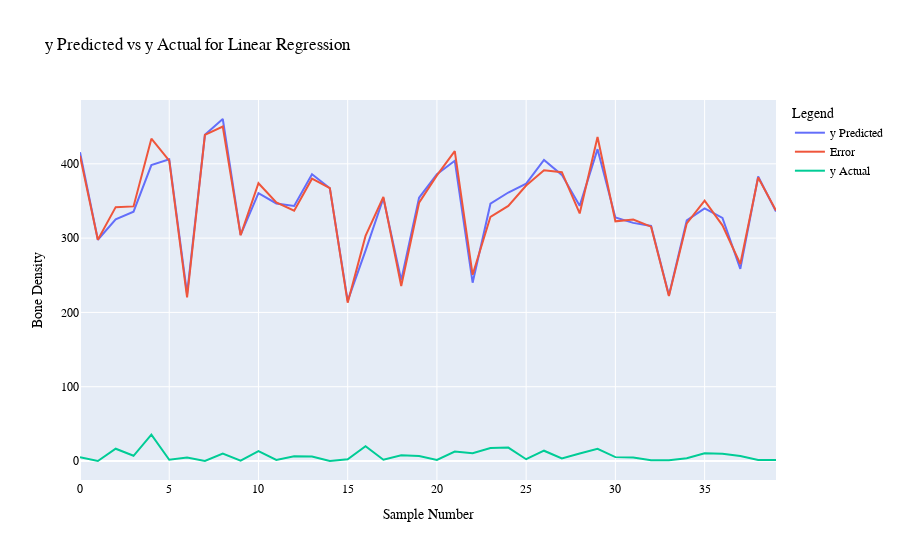

This figure's notebook cell:
### Markdown cell above
#### Visual of the Predicted vs. Actual y_test Values w/ Error

### Code cell
import plotly.graph_objects as go
import numpy as np

fig = go.Figure()

fig.add_trace(
    go.Scatter(
        x = df_prediction.index,
        y = df_prediction['y Predicted'],
        name = 'y Predicted'
    )
)

fig.add_trace(
    go.Scatter(
        x = df_prediction.index,
        y = df_prediction['y Actual'],
        name = 'Error'
    )
)

fig.add_trace(
    go.Scatter(
        x = df_prediction.index,
        y = abs(df_prediction['y Actual'] - df_prediction['y Predicted']),
        name = 'y Actual'
    )
)

fig.update_layout(
    title = 'y Predicted vs y Actual for Linear Regression',
    xaxis_title = 'Sample Number',
    yaxis_title = 'Bone Density',
    legend_title = 'Legend',
    font=dict(
        family = 'Arial',
        size = 12,
        color = 'Black'
    )
)

fig.show()

### Figure 1 — Plotly figure (JSON) as saved in the notebook; plotly's stock layout.template omitted (floating-point values rounded to 4 significant figures)
{"data": [{"name": "y Predicted", "type": "scatter", "x": [0, 1, 2, 3, 4, 5, 6, 7, 8, 9, 10, 11, 12, 13, 14, 15, 16, 17, 18, 19, 20, 21, 22, 23, 24, 25, 26, 27, 28, 29, 30, 31, 32, 33, 34, 35, 36, 37, 38, 39], "y": [415.6, 297.8, 325.1, 335.6, 398.4, 405.9, 224.9, 439.0, 460.3, 304.4, 360.6, 346.6, 343.3, 385.9, 367.2, 215.5, 283.2, 353.7, 243.4, 354.3, 386.0, 404.2, 240.0, 346.3, 361.4, 373.2, 405.3, 385.1, 343.4, 419.7, 327.9, 320.5, 316.3, 223.0, 323.8, 340.1, 327.1, 258.5, 383.0, 335.9]}, {"name": "Error", "type": "scatter", "x": [0, 1, 2, 3, 4, 5, 6, 7, 8, 9, 10, 11, 12, 13, 14, 15, 16, 17, 18, 19, 20, 21, 22, 23, 24, 25, 26, 27, 28, 29, 30, 31, 32, 33, 34, 35, 36, 37, 38, 39], "y": [410.7, 297.9, 341.7, 342.7, 433.9, 404.2, 220.2, 439, 450.2, 303.8, 373.9, 348, 337, 380, 367.2, 213.1, 303, 355.4, 235.6, 347.6, 384.4, 417, 250.6, 328.7, 343.3, 370.8, 391.4, 388.7, 333.2, 436.2, 322.6, 325.1, 315.4, 222, 319.9, 350.5, 317.2, 265.2, 381.6, 337.2]}, {"name": "y Actual", "type": "scatter", "x": [0, 1, 2, 3, 4, 5, 6, 7, 8, 9, 10, 11, 12, 13, 14, 15, 16, 17, 18, 19, 20, 21, 22, 23, 24, 25, 26, 27, 28, 29, 30, 31, 32, 33, 34, 35, 36, 37, 38, 39], "y": [4.95, 0.0735, 16.56, 7.076, 35.53, 1.736, 4.685, 0.03843, 10.12, 0.6199, 13.25, 1.361, 6.268, 5.942, 0.0444, 2.431, 19.81, 1.728, 7.847, 6.686, 1.562, 12.84, 10.61, 17.63, 18.08, 2.44, 13.89, 3.569, 10.21, 16.49, 5.251, 4.596, 0.932, 0.9555, 3.851, 10.42, 9.932, 6.657, 1.416, 1.331]}], "layout": {"font": {"color": "Black", "family": "Arial", "size": 12}, "legend": {"title": {"text": "Legend"}}, "title": {"text": "y Predicted vs y Actual for Linear Regression"}, "xaxis": {"title": {"text": "Sample Number"}}, "yaxis": {"title": {"text": "Bone Density"}}}}
